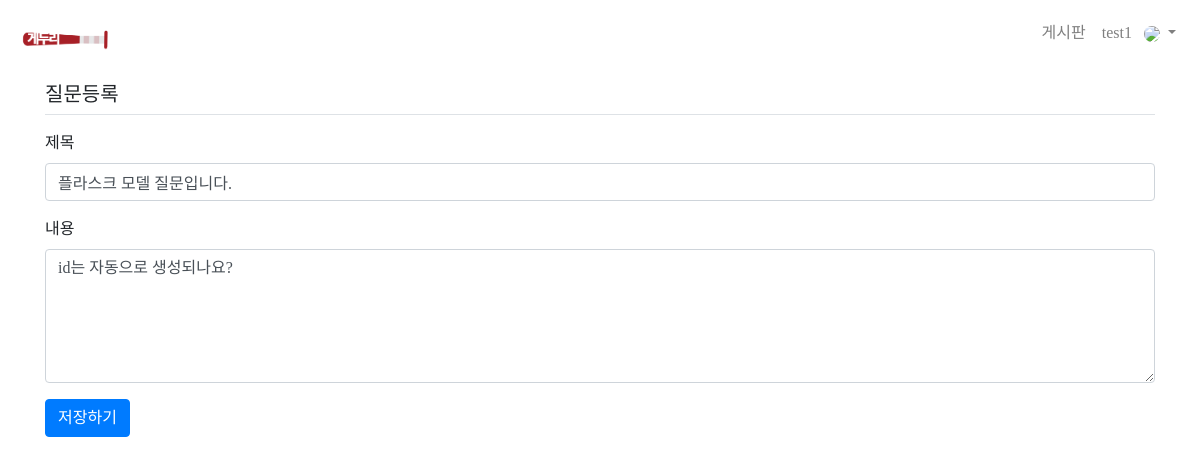
Page /question/modify/2 (signed in) on the committed database.
### pybo/models.py (models this page shows)
class User(db.Model):
  id = db.Column(db.Integer, primary_key=True)
  username = db.Column(db.String(150), unique=True, nullable=False)
  password = db.Column(db.String(200), nullable=False)
  email = db.Column(db.String(120), unique=True, nullable=False)

class Question(db.Model):
  id = db.Column(db.Integer, primary_key=True)
  subject = db.Column(db.String(200), nullable=False)
  content = db.Column(db.Text(), nullable=False)
  create_date = db.Column(db.DateTime(), nullable=False)
  user_id = db.Column(db.Integer, db.ForeignKey('user.id', ondelete='CASCADE'), nullable=False)
  user = db.relationship('User', backref=db.backref('question_set'))
  modify_date = db.Column(db.DateTime(), nullable=True)
  voter = db.relationship('User', secondary=question_voter, backref=db.backref('question_voter_set'))

### pybo/views/question_views.py (the view)
@bp.route('/modify/<int:question_id>', methods=('GET', 'POST'))
@login_required
def modify(question_id):
    question = Question.query.get_or_404(question_id)
    if g.user != question.user:
        flash('수정권한이 없습니다')
        return redirect(url_for('question.detail', question_id=question_id))
    if request.method == 'POST':  # POST 요청
        form = QuestionForm()
        if form.validate_on_submit():
            form.populate_obj(question)
            question.modify_date = datetime.now()  # 수정일시 저장
            db.session.commit()
            return redirect(url_for('question.detail', question_id=question_id))
    else:  # GET 요청
        form = QuestionForm(obj=question)
    return render_template('question/question_form.html', form=form)

### pybo/forms.py
class QuestionForm(FlaskForm):
    subject = StringField('제목', validators=[DataRequired('제목을 입력해주세요')])
    content = TextAreaField('내용', validators=[DataRequired('내용을 입력해주세요')])

### pybo/views/auth_views.py (called while the page is built)
@bp.before_app_request
def load_logged_in_user():
    user_id = session.get('user_id')
    if user_id is None:
        g.user = None
    else:
        g.user = User.query.get(user_id)

def login_required(view):
    @functools.wraps(view)
    def wrapped_view(**kwargs):
        if g.user is None:
            return redirect(url_for('auth.login'))
        return view(**kwargs)
    return wrapped_view

### pybo/templates/question/question_form.html (shortened to what this page needs)
{% extends 'base.html' %}
{% block content %}
{% include "navbar.html" %}
<div class="container">
    <h5 class="my-3 border-bottom pb-2">질문등록</h5>
    <form method="post" class="post-form my-3">
        <div class="form-group">
            <label for="subject">제목</label>
            <input type="text" class="form-control" name="subject" id="subject" value="{{ form.subject.data or '' }}">
        </div>
        <div class="form-group">
            <label for="content">내용</label>
            <textarea class="form-control" name="content" id="content" rows="5">{{ form.content.data or '' }}</textarea>
        </div>
        <button type="submit" class="btn btn-primary">저장하기</button>
    </form>
</div>
{% endblock %}

### pybo/templates/navbar.html (shortened to what this page needs)
<nav class="navbar navbar-expand-lg navbar-light" style="background-color: none;">
    <a class="nav-link navbar-brand" href="{{ url_for('main.main') }}"></a>
    <div class="collapse navbar-collapse ml-auto justify-content-end" id="navbarNav">
        <ul class="navbar-nav ml-auto">
            <a class="nav-link" href="{{ url_for('question._list') }}">게시판</a>
            <li class="nav-item dropdown no-arrow">
                <a
                    class="nav-link dropdown-toggle"
                    href="#"
                    id="userDropdown"
                    role="button"
                    data-toggle="dropdown"
                    aria-haspopup="true"
                    aria-expanded="true"
                >
                    {% if g.user %}
                    <span class="mr-2 d-none d-lg-inline text-gray-600">{{ g.user.username }}</span>
                    <img class="img-profile rounded-circle" src="https://cdn.pixabay.com/photo/2015/10/05/22/37/blank-profile-picture-973460_960_720.png">
                    {% else %}
                    <span class="mr-2 d-none d-lg-inline text-gray-600">비회원</span>
                    {% endif %}
                </a>
            </li>
        </ul>
    </div>
</nav>

### pybo/static/style.css (style rules this page uses)
* { font-family: 'NanumBarunGothic'; }
a { color:black; text-decoration: none; background-color: transparent; }
.navbar-brand { background-image: url("img/logo.png"); width: 100px; height: 50px; background-size: cover; }

### rows in the picture
User: user.username "test1"
Question: subject "플라스크 모델 질문입니다.", content "id는 자동으로 생성되나요?"
